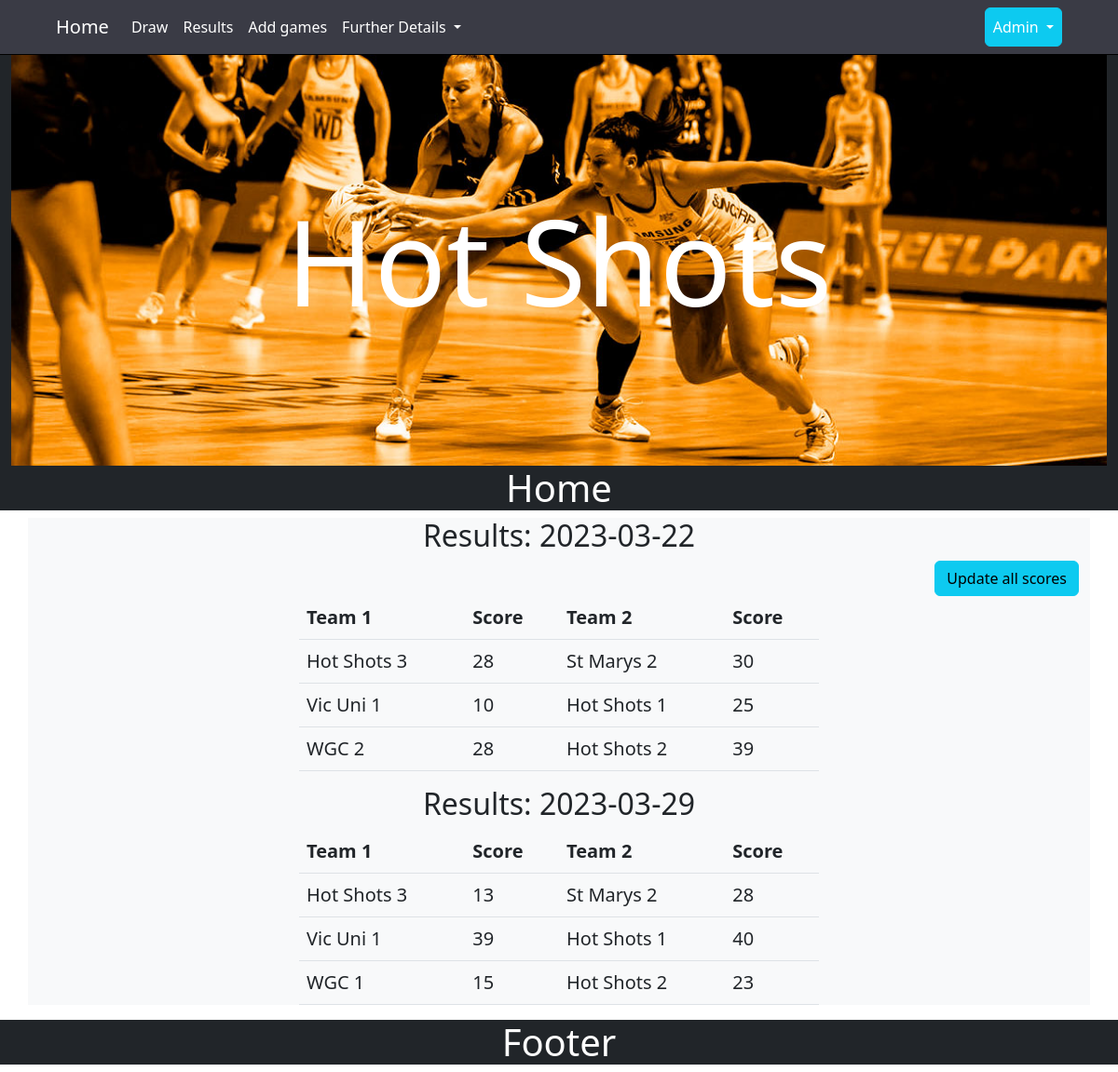
The app's page /results, older data.
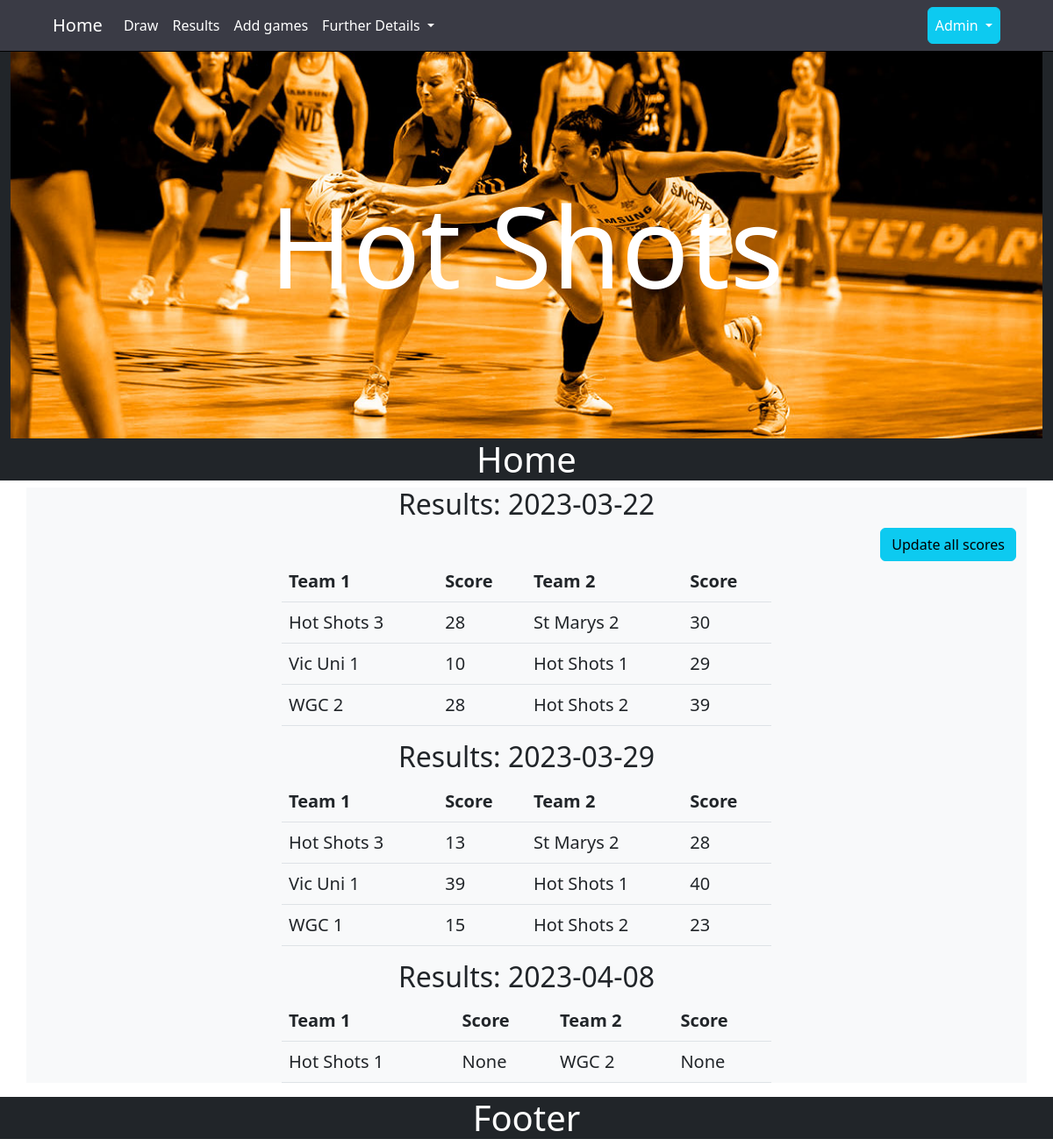
The same page, newer data.
### tables this page shows
CREATE TABLE draw
(
    draw_id   integer primary key autoincrement,
    draw_date date    not null,
    team_1    integer not null,
    score_1   integer,
    team_2    integer not null,
    score_2   integer,
    foreign key (team_1) references team (team_id),
    foreign key (team_2) references team (team_id),
    unique(draw_date,team_1,team_2)
);

CREATE TABLE team(
    team_id integer primary key autoincrement ,
    team_name text not null unique
);

### server.py (the view)
@app.route('/results')
def results():
    sql = """ select d.draw_id as "game_id",
    strftime('%Y-%m-%d ', d.draw_date) as "Date",
    d.score_1 as "score_1",
    d.score_2 as "score_2",
    b.team_name as "team_1",
    c.team_name as "team_2"
    from draw d
    join team b on  d.team_1 = b.team_id
    join team c on  d.team_2 = c.team_id """
    scores = run_search_query_tuples(sql,(),db_path, True)
    return render_template("results.html", scores=scores)

### db_functions.py (called while the page is built)
def run_search_query_tuples(sql_query,values_tuple, file_path, rowfactory=False):
    result = None
    try:
        db = sqlite3.connect(file_path)
        if rowfactory:
            db.row_factory = sqlite3.Row
        cursor = db.cursor()
        cursor.execute(sql_query,values_tuple)
        result = cursor.fetchall()
        cursor.close()
    except sqlite3.Error as error:
        print("Error running search query tuples: {}".format(error))
        return None
    db.close()
    if result is None:
        print("No search values were found")
    return result

### templates/results.html (shortened to what this page needs)
{% extends "layout.html" %}
{% block content %}
<div class="container bg-light">
{% set ns=namespace(drawdate = "") %}
{% for row in scores %}
    {% if loop.index0 == 0 %}
        {% set ns.drawdate=row['Date'] %}
        <h2 class="text-center">Results: {{ns.drawdate}}</h2>
    <div class="text-end">
     <a class="btn btn-info" href="{{ url_for('allscores') }}" role="button">Update all scores </a>
        </div>
        <table class="table w-50 mx-auto">
        <thead>
        <tr><th>Team 1</th><th>Score</th><th>Team 2</th><th>Score</th></tr>
        </thead>
    {% endif %}
    {% if ns.drawdate != row['Date'] %}
        {% set ns.drawdate=row['Date'] %}
        </table>
        <h2 class="text-center">Results: {{ns.drawdate}}</h2>
        <table class="table w-50 mx-auto">
        <thead>
        <tr><th>Team 1</th><th>Score</th><th>Team 2</th><th>Score</th></tr>
        </thead>
    {% endif %}
    <tr><td>{{ row['team_1'] }}</td><td> {{ row['score_1'] }}</td><td>{{ row['team_2'] }}</td> <td>{{ row['score_2'] }}</td></tr>
{% endfor %}
</table>
    </div>
{% endblock %}

### templates/layout.html (shortened to what this page needs)
<!DOCTYPE html>
<html lang="en">
<head>
<link href="https://cdn.jsdelivr.net/npm/bootstrap@5.2.3/dist/css/bootstrap.min.css" rel="stylesheet">
<link rel="stylesheet" type="text/css" href="{{ url_for('static', filename='styles/netball_styles.css') }}">
</head>
<body>
 <nav class="navbar navbar-expand-sm px-5" >
  <div class="container-fluid">
    <a class="navbar-brand" href="{{ url_for('index') }}">Home</a>
    <div class="collapse navbar-collapse" id="mynavbar">
      <ul class="navbar-nav me-auto">
        <li class="nav-item">
          <a class="nav-link" href = "{{ url_for('draw') }}"> Draw</a>
        </li>
        <li class="nav-item">
          <a class="nav-link" href = "{{ url_for('results') }}"> Results</a>
        </li>
        <li class="nav-item">
          <a class="nav-link" href="{{ url_for('addgame') }}">Add games</a>
        </li>
       <li class="nav-item dropdown">
          <a class="nav-link dropdown-toggle" href="#" id="navbarDropdownMenuLink" role="button" data-bs-toggle="dropdown" aria-expanded="false">
            Further Details
          </a>
        </li>
      </ul>
      <div class="d-flex nav-item">
          <ul class="navbar-nav me-auto">
                <li class="nav-item dropdown">
          <a class="nav-link dropdown-toggle btn btn-info" href="#" id="navbarDropdownMenuEnd" role="button" data-bs-toggle="dropdown" aria-expanded="false">
            Admin
          </a>
        </li>
              </ul>
      </div>
    </div>
  </div>
</nav>
 <div class="container-fluid bg-dark m-0 position-relative">
    <img class="img-fluid mx-auto d-block" src="{{ url_for('static',filename='images/banner_netball_1.jpg') }}" alt="Banner image">
<div class="text-center overlay">Hot Shots</div>
</div>
 <div class="container-fluid bg-dark text-center fs-1"> <h1>{% block heading %} Home {% endblock %}</h1></div>
{% block content %}
 {% endblock %}
<footer class="bg-dark">
    <h1 class="text-center">Footer</h1>
</footer>
</body>
</html>

### static/styles/netball_styles.css (style rules this page uses)
:root { --main-bg-color: rgb(193, 206, 218); --main-bg-color-grad: rgb(200, 210, 228); --titles: rgb(237,46,46); --titles-trans: rgba(215, 101, 22, 0.5); --deepdark: rgb(58, 59, 69); --deepblue-trans: rgba(24, 30, 65, 0.7); }
body { font-size: 100%; }
h1 { color:white; }
.overlay { position:absolute; top:50%; left:50%; color:white; font-size: 8em; transform: translate(-50%,-50%); }
.table { font-size: 1.25em; }
.navbar { background-color: var(--deepdark); border-bottom: 1px solid black; }
.navbar-brand { color:white; }
.nav-link { font-size: 1em; color:white; }

### templates/results.html (style rules this page uses)
.table { font-size: 1.25em; }

Row changes from the older to the newer data that the page shows:
changed draw (number 2 of 7 on the later page): score_2 "25" → "29"
added draw: drawdate "2023-04-08", team_1 "Hot Shots 1", score_1 "None", team_2 "WGC 2", score_2 "None"
